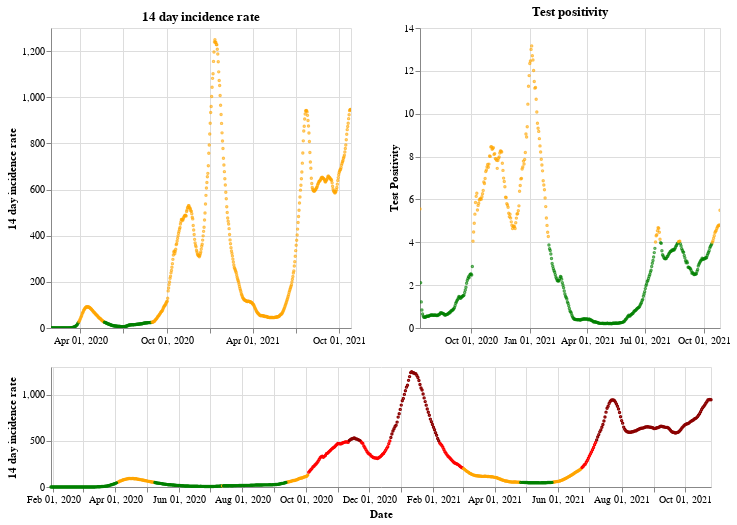

Source (notebook cell):
### Markdown cell above
## England

### Code cell
plot_traffic_light('England')

### Figure 1 — Vega-Lite specification as saved in the notebook (floating-point values rounded to 4 significant figures; data arrays with more than 128 entries replaced by an {"elided": "..."} marker saying what was removed)
{"config": {"view": {"continuousWidth": 400, "continuousHeight": 300}}, "vconcat": [{"hconcat": [{"mark": {"type": "point", "size": 2}, "encoding": {"color": {"condition": {"value": "green", "test": "(datum.twoWeeklyCasesRate <= 25)"}, "value": "orange"}, "tooltip": [{"type": "nominal", "field": "areaName"}, {"type": "temporal", "field": "date"}, {"type": "quantitative", "field": "twoWeeklyCasesRate"}, {"type": "quantitative", "field": "testPositivity"}], "x": {"type": "temporal", "axis": {"title": ""}, "field": "date", "scale": {"domain": {"selection": "DateBrush"}}, "timeUnit": "yearmonthdate"}, "y": {"type": "quantitative", "axis": {"title": "14 day incidence rate"}, "field": "twoWeeklyCasesRate"}}, "title": "14 day incidence rate", "width": 300}, {"mark": {"type": "point", "size": 2}, "encoding": {"color": {"condition": {"value": "green", "test": "(datum.testPositivity <= 4)"}, "value": "orange"}, "tooltip": [{"type": "nominal", "field": "areaName"}, {"type": "temporal", "field": "date"}, {"type": "quantitative", "field": "twoWeeklyCasesRate"}, {"type": "quantitative", "field": "testPositivity"}], "x": {"type": "temporal", "axis": {"title": ""}, "field": "date", "scale": {"domain": {"selection": "DateBrush"}}, "timeUnit": "yearmonthdate"}, "y": {"type": "quantitative", "axis": {"title": "Test Positivity"}, "field": "testPositivity"}}, "title": "Test positivity", "width": 300}]}, {"layer": [{"mark": {"type": "point", "size": 2}, "encoding": {"color": {"condition": {"value": "orange", "test": "(((datum.testPositivity < 4) && (datum.twoWeeklyCasesRate >= 50)) && (datum.twoWeeklyCasesRate < 200))"}, "value": "red"}, "opacity": {"condition": {"value": 1, "test": "((datum.twoWeeklyCasesRate >= 50) && (datum.twoWeeklyCasesRate < 500))"}, "value": 0}, "tooltip": [{"type": "nominal", "field": "areaName"}, {"type": "temporal", "field": "date"}, {"type": "quantitative", "field": "twoWeeklyCasesRate"}, {"type": "quantitative", "field": "testPositivity"}], "x": {"type": "temporal", "axis": {"title": "Date"}, "field": "date", "timeUnit": "yearmonthdate"}, "y": {"type": "quantitative", "axis": {"title": "14 day incidence rate"}, "field": "twoWeeklyCasesRate"}}, "selection": {"DateBrush": {"type": "interval", "encodings": ["x"], "fields": ["Time"]}}}, {"mark": {"type": "point", "size": 2}, "encoding": {"color": {"value": "darkred"}, "opacity": {"condition": {"value": 1, "test": "(datum.twoWeeklyCasesRate >= 500)"}, "value": 0}, "tooltip": [{"type": "nominal", "field": "areaName"}, {"type": "temporal", "field": "date"}, {"type": "quantitative", "field": "twoWeeklyCasesRate"}, {"type": "quantitative", "field": "testPositivity"}], "x": {"type": "temporal", "axis": {"title": "Date"}, "field": "date", "timeUnit": "yearmonthdate"}, "y": {"type": "quantitative", "axis": {"title": "14 day incidence rate"}, "field": "twoWeeklyCasesRate"}}}, {"mark": {"type": "point", "size": 2}, "encoding": {"color": {"condition": {"value": "green", "test": "((datum.testPositivity < 4) && (datum.twoWeeklyCasesRate < 50))"}, "value": "orange"}, "opacity": {"condition": {"value": 1, "test": "(datum.twoWeeklyCasesRate < 50)"}, "value": 0}, "tooltip": [{"type": "nominal", "field": "areaName"}, {"type": "temporal", "field": "date"}, {"type": "quantitative", "field": "twoWeeklyCasesRate"}, {"type": "quantitative", "field": "testPositivity"}], "x": {"type": "temporal", "axis": {"title": "Date"}, "field": "date", "timeUnit": "yearmonthdate"}, "y": {"type": "quantitative", "axis": {"title": "14 day incidence rate"}, "field": "twoWeeklyCasesRate"}}}], "height": 120, "width": 660}], "data": {"name": "data-62acfc8921ade559913d5dcca6d95040"}, "$schema": "https://vega.github.io/schema/vega-lite/v4.8.1.json", "datasets": {"data-62acfc8921ade559913d5dcca6d95040": {"elided": "636 records"}}}
